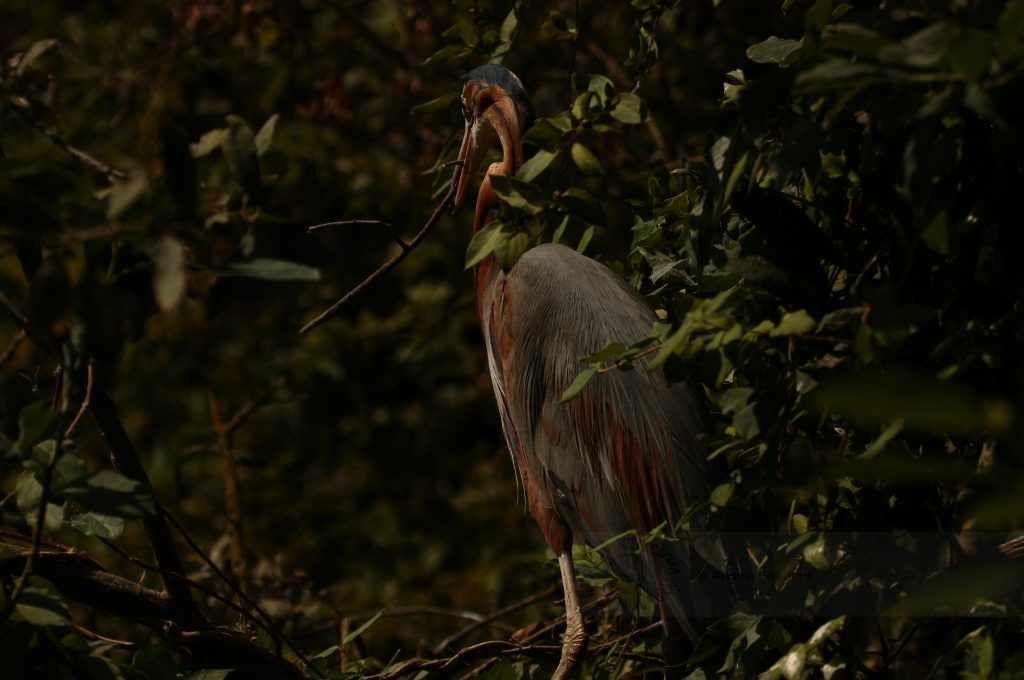
%> input picture cartela/underexposed.jpeg, 1024 x 680 px
$ octave HistogramEq.m   (GNU Octave 9; MATLAB toolbox functions it lacks are replaced by stand-ins)
%> lines starting %> are read from the running program, lines starting %| are printed output that depends on the picture
clear all;
close all;
x=imread('underexposed.jpeg');
%> x is the input picture: size 680x1024x3 uint8; mean R, G, B 23.3, 20.2, 7.5

%%

figure;
imshow(x);

figure;
title('Histogrameq')
h=imhist(x)/numel(x);
%> h = 256 values, max 0.113 at index 1, min 0 at index 231, mean 0.00391
bar(h);
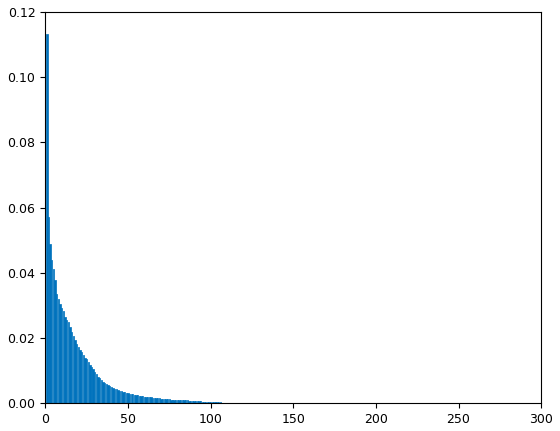
%> figure redrawn from the program's plot data; tallest bar 0.113 high, from x = 0.6 to 1.4

%%

figure;
title('Qualied Immage');
h=histeq(x);
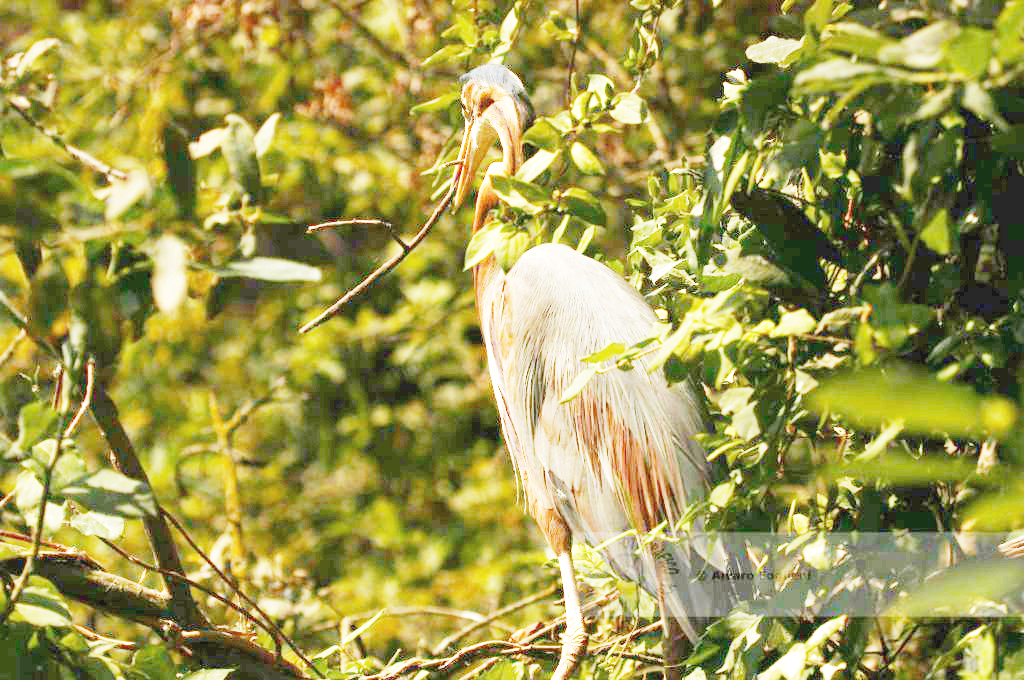
%> h: size 680x1024x3 uint8; mean R, G, B 157.5, 152.5, 79.4
imshow(h);

figure;
title('Histogrameq')
k=imhist(h)/numel(h);
%> k = 256 values, max 0.113 at index 25, min 0 at index 1, mean 0.00391
bar(k);
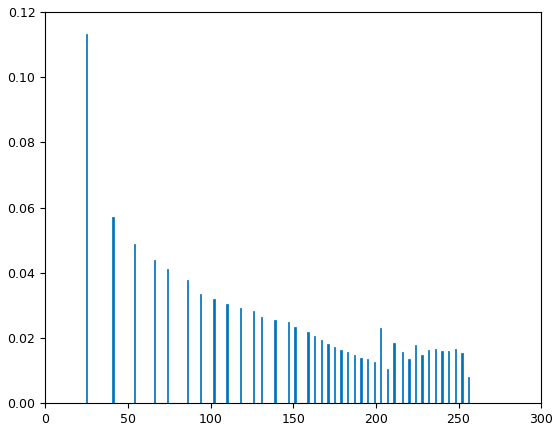
%> figure redrawn from the program's plot data; tallest bar 0.113 high, from x = 24.6 to 25.4
